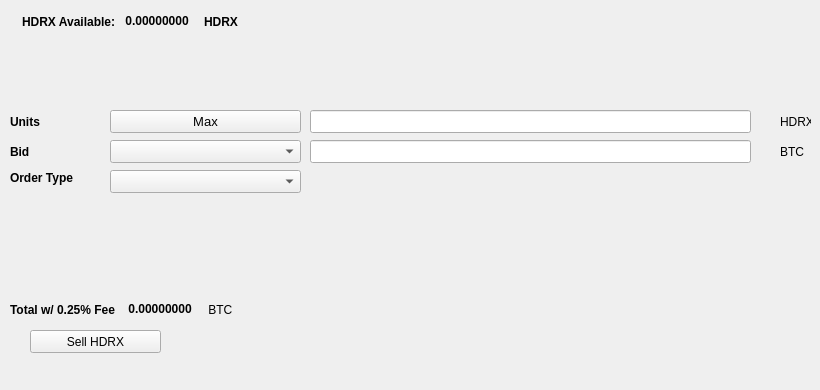
   <widget class="QWidget" name="SellTab">
    <attribute name="title">
     <string>Sell</string>
    </attribute>
    <widget class="QLabel" name="label_16">
     <property name="geometry">
      <rect>
       <x>780</x>
       <y>140</y>
       <width>31</width>
       <height>23</height>
      </rect>
     </property>
     <property name="text">
      <string>BTC</string>
     </property>
    </widget>
    <widget class="QComboBox" name="SellBidcomboBox">
     <property name="geometry">
      <rect>
       <x>110</x>
       <y>140</y>
       <width>191</width>
       <height>23</height>
      </rect>
     </property>
     <property name="font">
      <font>
       <pointsize>10</pointsize>
      </font>
     </property>
    </widget>
    <widget class="QLabel" name="label_18">
     <property name="geometry">
      <rect>
       <x>10</x>
       <y>110</y>
       <width>46</width>
       <height>23</height>
      </rect>
     </property>
     <property name="font">
      <font>
       <weight>75</weight>
       <bold>true</bold>
      </font>
     </property>
     <property name="text">
      <string>Units</string>
     </property>
    </widget>
    <widget class="QPushButton" name="Sell_Max_Amount">
     <property name="geometry">
      <rect>
       <x>110</x>
       <y>110</y>
       <width>191</width>
       <height>23</height>
      </rect>
     </property>
     <property name="font">
      <font>
       <pointsize>10</pointsize>
      </font>
     </property>
     <property name="text">
      <string>Max</string>
     </property>
    </widget>
    <widget class="QLabel" name="label_20">
     <property name="geometry">
      <rect>
       <x>10</x>
       <y>170</y>
       <width>91</width>
       <height>16</height>
      </rect>
     </property>
     <property name="font">
      <font>
       <weight>75</weight>
       <bold>true</bold>
      </font>
     </property>
     <property name="text">
      <string>Order Type</string>
     </property>
    </widget>
    <widget class="QComboBox" name="SellOrdertypeCombo">
     <property name="geometry">
      <rect>
       <x>110</x>
       <y>170</y>
       <width>191</width>
       <height>23</height>
      </rect>
     </property>
     <property name="font">
      <font>
       <pointsize>10</pointsize>
      </font>
     </property>
    </widget>
    <widget class="QLabel" name="label_21">
     <property name="geometry">
      <rect>
       <x>10</x>
       <y>140</y>
       <width>46</width>
       <height>23</height>
      </rect>
     </property>
     <property name="font">
      <font>
       <weight>75</weight>
       <bold>true</bold>
      </font>
     </property>
     <property name="text">
      <string>Bid</string>
     </property>
    </widget>
    <widget class="QLabel" name="label_22">
     <property name="geometry">
      <rect>
       <x>780</x>
       <y>110</y>
       <width>31</width>
       <height>23</height>
      </rect>
     </property>
     <property name="text">
      <string>HDRX</string>
     </property>
    </widget>
    <widget class="QLineEdit" name="UnitsInputHDRX">
     <property name="geometry">
      <rect>
       <x>310</x>
       <y>110</y>
       <width>441</width>
       <height>23</height>
      </rect>
     </property>
     <property name="font">
      <font>
       <pointsize>9</pointsize>
       <weight>75</weight>
       <bold>true</bold>
      </font>
     </property>
    </widget>
    <widget class="QLineEdit" name="SellBidPriceEdit">
     <property name="geometry">
      <rect>
       <x>310</x>
       <y>140</y>
       <width>441</width>
       <height>23</height>
      </rect>
     </property>
     <property name="font">
      <font>
       <pointsize>9</pointsize>
       <weight>75</weight>
       <bold>true</bold>
      </font>
     </property>
    </widget>
    <widget class="QPushButton" name="SellHDRXBTN">
     <property name="geometry">
      <rect>
       <x>30</x>
       <y>330</y>
       <width>131</width>
       <height>23</height>
      </rect>
     </property>
     <property name="text">
      <string>Sell HDRX</string>
     </property>
     <property name="icon">
      <iconset resource="../hydroxyde">
       <normaloff>:/icons/bitcoin</normaloff>:/icons/bitcoin</iconset>
     </property>
    </widget>
    <widget class="QWidget" name="layoutWidget3">
     <property name="geometry">
      <rect>
       <x>22</x>
       <y>12</y>
       <width>258</width>
       <height>19</height>
      </rect>
     </property>
     <layout class="QHBoxLayout" name="horizontalLayout">
      <item>
       <widget class="QLabel" name="label232_2">
        <property name="font">
         <font>
          <weight>75</weight>
          <bold>true</bold>
         </font>
        </property>
        <property name="text">
         <string>HDRX Available:</string>
        </property>
       </widget>
      </item>
      <item>
       <widget class="QLabel" name="HDRXAvailableLabel">
        <property name="palette">
         <palette>
          <active>
           <colorrole role="WindowText">
            <brush brushstyle="SolidPattern">
             <color alpha="255">
              <red>0</red>
              <green>0</green>
              <blue>0</blue>
             </color>
            </brush>
           </colorrole>
           <colorrole role="Button">
            <brush brushstyle="SolidPattern">
             <color alpha="255">
              <red>0</red>
              <green>170</green>
              <blue>0</blue>
             </color>
            </brush>
           </colorrole>
           <colorrole role="Light">
            <brush brushstyle="SolidPattern">
             <color alpha="255">
              <red>0</red>
              <green>255</green>
              <blue>0</blue>
             </color>
            </brush>
           </colorrole>
           <colorrole role="Midlight">
            <brush brushstyle="SolidPattern">
             <color alpha="255">
              <red>0</red>
              <green>212</green>
              <blue>0</blue>
             </color>
            </brush>
           </colorrole>
           <colorrole role="Dark">
            <brush brushstyle="SolidPattern">
             <color alpha="255">
              <red>0</red>
              <green>85</green>
              <blue>0</blue>
             </color>
            </brush>
           </colorrole>
           <colorrole role="Mid">
            <brush brushstyle="SolidPattern">
             <color alpha="255">
              <red>0</red>
              <green>113</green>
              <blue>0</blue>
             </color>
            </brush>
           </colorrole>
           <colorrole role="Text">
            <brush brushstyle="SolidPattern">
             <color alpha="255">
              <red>0</red>
              <green>170</green>
              <blue>0</blue>
             </color>
            </brush>
           </colorrole>
           <colorrole role="BrightText">
            <brush brushstyle="SolidPattern">
             <color alpha="255">
              <red>255</red>
              <green>255</green>
              <blue>255</blue>
             </color>
            </brush>
           </colorrole>
           <colorrole role="ButtonText">
            <brush brushstyle="SolidPattern">
             <color alpha="255">
              <red>0</red>
              <green>0</green>
              <blue>0</blue>
             </color>
            </brush>
           </colorrole>
           <colorrole role="Base">
            <brush brushstyle="SolidPattern">
             <color alpha="255">
              <red>255</red>
              <green>255</green>
              <blue>255</blue>
             </color>
            </brush>
           </colorrole>
           <colorrole role="Window">
            <brush brushstyle="SolidPattern">
             <color alpha="255">
              <red>0</red>
              <green>170</green>
              <blue>0</blue>
             </color>
            </brush>
           </colorrole>
           <colorrole role="Shadow">
            <brush brushstyle="SolidPattern">
             <color alpha="255">
              <red>0</red>
              <green>0</green>
              <blue>0</blue>
             </color>
            </brush>
           </colorrole>
           <colorrole role="AlternateBase">
            <brush brushstyle="SolidPattern">
             <color alpha="255">
              <red>127</red>
              <green>212</green>
              <blue>127</blue>
             </color>
            </brush>
           </colorrole>
           <colorrole role="ToolTipBase">
            <brush brushstyle="SolidPattern">
             <color alpha="255">
              <red>255</red>
              <green>255</green>
              <blue>220</blue>
             </color>
            </brush>
           </colorrole>
           <colorrole role="ToolTipText">
            <brush brushstyle="SolidPattern">
             <color alpha="255">
              <red>0</red>
              <green>0</green>
              <blue>0</blue>
             </color>
            </brush>
           </colorrole>
          </active>
          <inactive>
           <colorrole role="WindowText">
            <brush brushstyle="SolidPattern">
             <color alpha="255">
              <red>0</red>
              <green>0</green>
              <blue>0</blue>
             </color>
            </brush>
           </colorrole>
           <colorrole role="Button">
            <brush brushstyle="SolidPattern">
             <color alpha="255">
              <red>0</red>
              <green>170</green>
              <blue>0</blue>
             </color>
            </brush>
           </colorrole>
           <colorrole role="Light">
            <brush brushstyle="SolidPattern">
             <color alpha="255">
              <red>0</red>
              <green>255</green>
              <blue>0</blue>
             </color>
            </brush>
           </colorrole>
           <colorrole role="Midlight">
            <brush brushstyle="SolidPattern">
             <color alpha="255">
              <red>0</red>
              <green>212</green>
              <blue>0</blue>
             </color>
            </brush>
           </colorrole>
           <colorrole role="Dark">
            <brush brushstyle="SolidPattern">
             <color alpha="255">
              <red>0</red>
              <green>85</green>
              <blue>0</blue>
             </color>
            </brush>
           </colorrole>
           <colorrole role="Mid">
            <brush brushstyle="SolidPattern">
             <color alpha="255">
              <red>0</red>
              <green>113</green>
              <blue>0</blue>
             </color>
            </brush>
           </colorrole>
           <colorrole role="Text">
            <brush brushstyle="SolidPattern">
             <color alpha="255">
              <red>0</red>
              <green>170</green>
              <blue>0</blue>
             </color>
            </brush>
           </colorrole>
           <colorrole role="BrightText">
            <brush brushstyle="SolidPattern">
             <color alpha="255">
              <red>255</red>
              <green>255</green>
              <blue>255</blue>
             </color>
            </brush>
           </colorrole>
           <colorrole role="ButtonText">
            <brush brushstyle="SolidPattern">
             <color alpha="255">
              <red>0</red>
              <green>0</green>
              <blue>0</blue>
             </color>
            </brush>
           </colorrole>
           <colorrole role="Base">
            <brush brushstyle="SolidPattern">
             <color alpha="255">
              <red>255</red>
              <green>255</green>
              <blue>255</blue>
             </color>
            </brush>
           </colorrole>
           <colorrole role="Window">
            <brush brushstyle="SolidPattern">
             <color alpha="255">
              <red>0</red>
              <green>170</green>
              <blue>0</blue>
             </color>
            </brush>
           </colorrole>
           <colorrole role="Shadow">
            <brush brushstyle="SolidPattern">
             <color alpha="255">
              <red>0</red>
              <green>0</green>
              <blue>0</blue>
             </color>
            </brush>
           </colorrole>
           <colorrole role="AlternateBase">
            <brush brushstyle="SolidPattern">
             <color alpha="255">
              <red>127</red>
              <green>212</green>
              <blue>127</blue>
             </color>
            </brush>
           </colorrole>
           <colorrole role="ToolTipBase">
            <brush brushstyle="SolidPattern">
             <color alpha="255">
              <red>255</red>
              <green>255</green>
              <blue>220</blue>
             </color>
            </brush>
           </colorrole>
           <colorrole role="ToolTipText">
            <brush brushstyle="SolidPattern">
             <color alpha="255">
              <red>0</red>
              <green>0</green>
              <blue>0</blue>
             </color>
            </brush>
           </colorrole>
          </inactive>
          <disabled>
           <colorrole role="WindowText">
            <brush brushstyle="SolidPattern">
             <color alpha="255">
              <red>0</red>
              <green>85</green>
              <blue>0</blue>
             </color>
            </brush>
           </colorrole>
           <colorrole role="Button">
            <brush brushstyle="SolidPattern">
             <color alpha="255">
              <red>0</red>
              <green>170</green>
              <blue>0</blue>
             </color>
            </brush>
           </colorrole>
           <colorrole role="Light">
            <brush brushstyle="SolidPattern">
             <color alpha="255">
              <red>0</red>
              <green>255</green>
              <blue>0</blue>
             </color>
            </brush>
           </colorrole>
           <colorrole role="Midlight">
            <brush brushstyle="SolidPattern">
             <color alpha="255">
              <red>0</red>
              <green>212</green>
              <blue>0</blue>
             </color>
            </brush>
           </colorrole>
           <colorrole role="Dark">
            <brush brushstyle="SolidPattern">
             <color alpha="255">
              <red>0</red>
              <green>85</green>
              <blue>0</blue>
             </color>
            </brush>
           </colorrole>
           <colorrole role="Mid">
            <brush brushstyle="SolidPattern">
             <color alpha="255">
              <red>0</red>
              <green>113</green>
              <blue>0</blue>
             </color>
            </brush>
           </colorrole>
           <colorrole role="Text">
            <brush brushstyle="SolidPattern">
             <color alpha="255">
              <red>0</red>
              <green>85</green>
              <blue>0</blue>
             </color>
            </brush>
           </colorrole>
           <colorrole role="BrightText">
            <brush brushstyle="SolidPattern">
             <color alpha="255">
              <red>255</red>
              <green>255</green>
              <blue>255</blue>
             </color>
            </brush>
           </colorrole>
           <colorrole role="ButtonText">
            <brush brushstyle="SolidPattern">
             <color alpha="255">
              <red>0</red>
              <green>85</green>
              <blue>0</blue>
             </color>
            </brush>
           </colorrole>
           <colorrole role="Base">
            <brush brushstyle="SolidPattern">
             <color alpha="255">
              <red>0</red>
              <green>170</green>
              <blue>0</blue>
             </color>
            </brush>
           </colorrole>
           <colorrole role="Window">
            <brush brushstyle="SolidPattern">
             <color alpha="255">
              <red>0</red>
              <green>170</green>
              <blue>0</blue>
             </color>
            </brush>
           </colorrole>
           <colorrole role="Shadow">
            <brush brushstyle="SolidPattern">
             <color alpha="255">
              <red>0</red>
              <green>0</green>
              <blue>0</blue>
             </color>
            </brush>
           </colorrole>
           <colorrole role="AlternateBase">
            <brush brushstyle="SolidPattern">
             <color alpha="255">
              <red>0</red>
              <green>170</green>
              <blue>0</blue>
             </color>
            </brush>
           </colorrole>
           <colorrole role="ToolTipBase">
            <brush brushstyle="SolidPattern">
             <color alpha="255">
              <red>255</red>
              <green>255</green>
              <blue>220</blue>
             </color>
            </brush>
           </colorrole>
           <colorrole role="ToolTipText">
            <brush brushstyle="SolidPattern">
             <color alpha="255">
              <red>0</red>
              <green>0</green>
              <blue>0</blue>
             </color>
            </brush>
           </colorrole>
          </disabled>
         </palette>
        </property>
        <property name="font">
         <font>
          <weight>75</weight>
          <bold>true</bold>
         </font>
        </property>
        <property name="text">
         <string> 0.00000000 </string>
        </property>
        <property name="textInteractionFlags">
         <set>Qt::LinksAccessibleByMouse|Qt::TextSelectableByKeyboard|Qt::TextSelectableByMouse</set>
        </property>
       </widget>
      </item>
      <item>
       <widget class="QLabel" name="labelHDRX">
        <property name="font">
         <font>
          <weight>75</weight>
          <bold>true</bold>
         </font>
        </property>
        <property name="text">
         <string>HDRX</string>
        </property>
       </widget>
      </item>
     </layout>
    </widget>
    <widget class="QWidget" name="layoutWidget">
     <property name="geometry">
      <rect>
       <x>10</x>
       <y>300</y>
       <width>268</width>
       <height>19</height>
      </rect>
     </property>
     <layout class="QHBoxLayout" name="horizontalLayout_2">
      <item>
       <widget class="QLabel" name="label_19">
        <property name="font">
         <font>
          <weight>75</weight>
          <bold>true</bold>
         </font>
        </property>
        <property name="text">
         <string>Total w/ 0.25% Fee </string>
        </property>
       </widget>
      </item>
      <item>
       <widget class="QLabel" name="SellCostLabel">
        <property name="palette">
         <palette>
          <active>
           <colorrole role="WindowText">
            <brush brushstyle="SolidPattern">
             <color alpha="255">
              <red>0</red>
              <green>0</green>
              <blue>0</blue>
             </color>
            </brush>
           </colorrole>
           <colorrole role="Button">
            <brush brushstyle="SolidPattern">
             <color alpha="255">
              <red>0</red>
              <green>170</green>
              <blue>0</blue>
             </color>
            </brush>
           </colorrole>
           <colorrole role="Light">
            <brush brushstyle="SolidPattern">
             <color alpha="255">
              <red>0</red>
              <green>255</green>
              <blue>0</blue>
             </color>
            </brush>
           </colorrole>
           <colorrole role="Midlight">
            <brush brushstyle="SolidPattern">
             <color alpha="255">
              <red>0</red>
              <green>212</green>
              <blue>0</blue>
             </color>
            </brush>
           </colorrole>
           <colorrole role="Dark">
            <brush brushstyle="SolidPattern">
             <color alpha="255">
              <red>0</red>
              <green>85</green>
              <blue>0</blue>
             </color>
            </brush>
           </colorrole>
           <colorrole role="Mid">
            <brush brushstyle="SolidPattern">
             <color alpha="255">
              <red>0</red>
              <green>113</green>
              <blue>0</blue>
             </color>
            </brush>
           </colorrole>
           <colorrole role="Text">
            <brush brushstyle="SolidPattern">
             <color alpha="255">
              <red>0</red>
              <green>170</green>
              <blue>0</blue>
             </color>
            </brush>
           </colorrole>
           <colorrole role="BrightText">
            <brush brushstyle="SolidPattern">
             <color alpha="255">
              <red>255</red>
              <green>255</green>
              <blue>255</blue>
             </color>
            </brush>
           </colorrole>
           <colorrole role="ButtonText">
            <brush brushstyle="SolidPattern">
             <color alpha="255">
              <red>0</red>
              <green>0</green>
              <blue>0</blue>
             </color>
            </brush>
           </colorrole>
           <colorrole role="Base">
            <brush brushstyle="SolidPattern">
             <color alpha="255">
              <red>255</red>
              <green>255</green>
              <blue>255</blue>
             </color>
            </brush>
           </colorrole>
           <colorrole role="Window">
            <brush brushstyle="SolidPattern">
             <color alpha="255">
              <red>0</red>
              <green>170</green>
              <blue>0</blue>
             </color>
            </brush>
           </colorrole>
           <colorrole role="Shadow">
            <brush brushstyle="SolidPattern">
             <color alpha="255">
              <red>0</red>
              <green>0</green>
              <blue>0</blue>
             </color>
            </brush>
           </colorrole>
           <colorrole role="AlternateBase">
            <brush brushstyle="SolidPattern">
             <color alpha="255">
              <red>127</red>
              <green>212</green>
              <blue>127</blue>
             </color>
            </brush>
           </colorrole>
           <colorrole role="ToolTipBase">
            <brush brushstyle="SolidPattern">
             <color alpha="255">
              <red>255</red>
              <green>255</green>
              <blue>220</blue>
             </color>
            </brush>
           </colorrole>
           <colorrole role="ToolTipText">
            <brush brushstyle="SolidPattern">
             <color alpha="255">
              <red>0</red>
              <green>0</green>
              <blue>0</blue>
             </color>
            </brush>
           </colorrole>
          </active>
          <inactive>
           <colorrole role="WindowText">
            <brush brushstyle="SolidPattern">
             <color alpha="255">
              <red>0</red>
              <green>0</green>
              <blue>0</blue>
             </color>
            </brush>
           </colorrole>
           <colorrole role="Button">
            <brush brushstyle="SolidPattern">
             <color alpha="255">
              <red>0</red>
              <green>170</green>
              <blue>0</blue>
             </color>
            </brush>
           </colorrole>
           <colorrole role="Light">
            <brush brushstyle="SolidPattern">
             <color alpha="255">
              <red>0</red>
              <green>255</green>
              <blue>0</blue>
             </color>
            </brush>
           </colorrole>
           <colorrole role="Midlight">
            <brush brushstyle="SolidPattern">
             <color alpha="255">
              <red>0</red>
              <green>212</green>
              <blue>0</blue>
             </color>
            </brush>
           </colorrole>
           <colorrole role="Dark">
            <brush brushstyle="SolidPattern">
             <color alpha="255">
              <red>0</red>
              <green>85</green>
              <blue>0</blue>
             </color>
            </brush>
           </colorrole>
           <colorrole role="Mid">
            <brush brushstyle="SolidPattern">
             <color alpha="255">
              <red>0</red>
              <green>113</green>
              <blue>0</blue>
             </color>
            </brush>
           </colorrole>
           <colorrole role="Text">
            <brush brushstyle="SolidPattern">
             <color alpha="255">
              <red>0</red>
              <green>170</green>
              <blue>0</blue>
             </color>
            </brush>
           </colorrole>
           <colorrole role="BrightText">
            <brush brushstyle="SolidPattern">
             <color alpha="255">
              <red>255</red>
              <green>255</green>
              <blue>255</blue>
             </color>
            </brush>
           </colorrole>
           <colorrole role="ButtonText">
            <brush brushstyle="SolidPattern">
             <color alpha="255">
              <red>0</red>
              <green>0</green>
              <blue>0</blue>
             </color>
            </brush>
           </colorrole>
           <colorrole role="Base">
            <brush brushstyle="SolidPattern">
             <color alpha="255">
              <red>255</red>
              <green>255</green>
              <blue>255</blue>
             </color>
            </brush>
           </colorrole>
           <colorrole role="Window">
            <brush brushstyle="SolidPattern">
             <color alpha="255">
              <red>0</red>
              <green>170</green>
              <blue>0</blue>
             </color>
            </brush>
           </colorrole>
           <colorrole role="Shadow">
            <brush brushstyle="SolidPattern">
             <color alpha="255">
              <red>0</red>
              <green>0</green>
              <blue>0</blue>
             </color>
            </brush>
           </colorrole>
           <colorrole role="AlternateBase">
            <brush brushstyle="SolidPattern">
             <color alpha="255">
              <red>127</red>
              <green>212</green>
              <blue>127</blue>
             </color>
            </brush>
           </colorrole>
           <colorrole role="ToolTipBase">
            <brush brushstyle="SolidPattern">
             <color alpha="255">
              <red>255</red>
              <green>255</green>
              <blue>220</blue>
             </color>
            </brush>
           </colorrole>
           <colorrole role="ToolTipText">
            <brush brushstyle="SolidPattern">
             <color alpha="255">
              <red>0</red>
              <green>0</green>
              <blue>0</blue>
             </color>
            </brush>
           </colorrole>
          </inactive>
          <disabled>
           <colorrole role="WindowText">
            <brush brushstyle="SolidPattern">
             <color alpha="255">
              <red>0</red>
              <green>85</green>
              <blue>0</blue>
             </color>
            </brush>
           </colorrole>
           <colorrole role="Button">
            <brush brushstyle="SolidPattern">
             <color alpha="255">
              <red>0</red>
              <green>170</green>
              <blue>0</blue>
             </color>
            </brush>
           </colorrole>
           <colorrole role="Light">
            <brush brushstyle="SolidPattern">
             <color alpha="255">
              <red>0</red>
              <green>255</green>
              <blue>0</blue>
             </color>
            </brush>
           </colorrole>
           <colorrole role="Midlight">
            <brush brushstyle="SolidPattern">
             <color alpha="255">
              <red>0</red>
              <green>212</green>
              <blue>0</blue>
             </color>
            </brush>
           </colorrole>
           <colorrole role="Dark">
            <brush brushstyle="SolidPattern">
             <color alpha="255">
              <red>0</red>
              <green>85</green>
              <blue>0</blue>
             </color>
            </brush>
           </colorrole>
           <colorrole role="Mid">
            <brush brushstyle="SolidPattern">
             <color alpha="255">
              <red>0</red>
              <green>113</green>
              <blue>0</blue>
             </color>
            </brush>
           </colorrole>
           <colorrole role="Text">
            <brush brushstyle="SolidPattern">
             <color alpha="255">
              <red>0</red>
              <green>85</green>
              <blue>0</blue>
             </color>
            </brush>
           </colorrole>
           <colorrole role="BrightText">
            <brush brushstyle="SolidPattern">
             <color alpha="255">
              <red>255</red>
              <green>255</green>
              <blue>255</blue>
             </color>
            </brush>
           </colorrole>
           <colorrole role="ButtonText">
            <brush brushstyle="SolidPattern">
             <color alpha="255">
              <red>0</red>
              <green>85</green>
              <blue>0</blue>
             </color>
            </brush>
           </colorrole>
           <colorrole role="Base">
            <brush brushstyle="SolidPattern">
             <color alpha="255">
              <red>0</red>
              <green>170</green>
              <blue>0</blue>
             </color>
            </brush>
           </colorrole>
           <colorrole role="Window">
            <brush brushstyle="SolidPattern">
             <color alpha="255">
              <red>0</red>
              <green>170</green>
              <blue>0</blue>
             </color>
            </brush>
           </colorrole>
           <colorrole role="Shadow">
            <brush brushstyle="SolidPattern">
             <color alpha="255">
              <red>0</red>
              <green>0</green>
              <blue>0</blue>
             </color>
            </brush>
           </colorrole>
           <colorrole role="AlternateBase">
            <brush brushstyle="SolidPattern">
             <color alpha="255">
              <red>0</red>
              <green>170</green>
              <blue>0</blue>
             </color>
            </brush>
           </colorrole>
           <colorrole role="ToolTipBase">
            <brush brushstyle="SolidPattern">
             <color alpha="255">
              <red>255</red>
              <green>255</green>
              <blue>220</blue>
             </color>
            </brush>
           </colorrole>
           <colorrole role="ToolTipText">
            <brush brushstyle="SolidPattern">
             <color alpha="255">
              <red>0</red>
              <green>0</green>
              <blue>0</blue>
             </color>
            </brush>
           </colorrole>
          </disabled>
         </palette>
        </property>
        <property name="font">
         <font>
          <weight>75</weight>
          <bold>true</bold>
         </font>
        </property>
        <property name="autoFillBackground">
         <bool>false</bool>
        </property>
        <property name="text">
         <string> 0.00000000</string>
        </property>
        <property name="textInteractionFlags">
         <set>Qt::LinksAccessibleByMouse|Qt::TextSelectableByMouse</set>
        </property>
       </widget>
      </item>
      <item>
       <widget class="QLabel" name="label_17">
        <property name="font">
         <font>
          <weight>50</weight>
          <bold>false</bold>
         </font>
        </property>
        <property name="text">
         <string> BTC</string>
        </property>
       </widget>
      </item>
     </layout>
    </widget>
    <widget class="QLabel" name="label_23">
     <property name="geometry">
      <rect>
       <x>460</x>
       <y>300</y>
       <width>281</width>
       <height>81</height>
      </rect>
     </property>
     <property name="text">
      <string/>
     </property>
     <property name="pixmap">
      <pixmap>:/images/bittrex</pixmap>
     </property>
    </widget>
   </widget>
